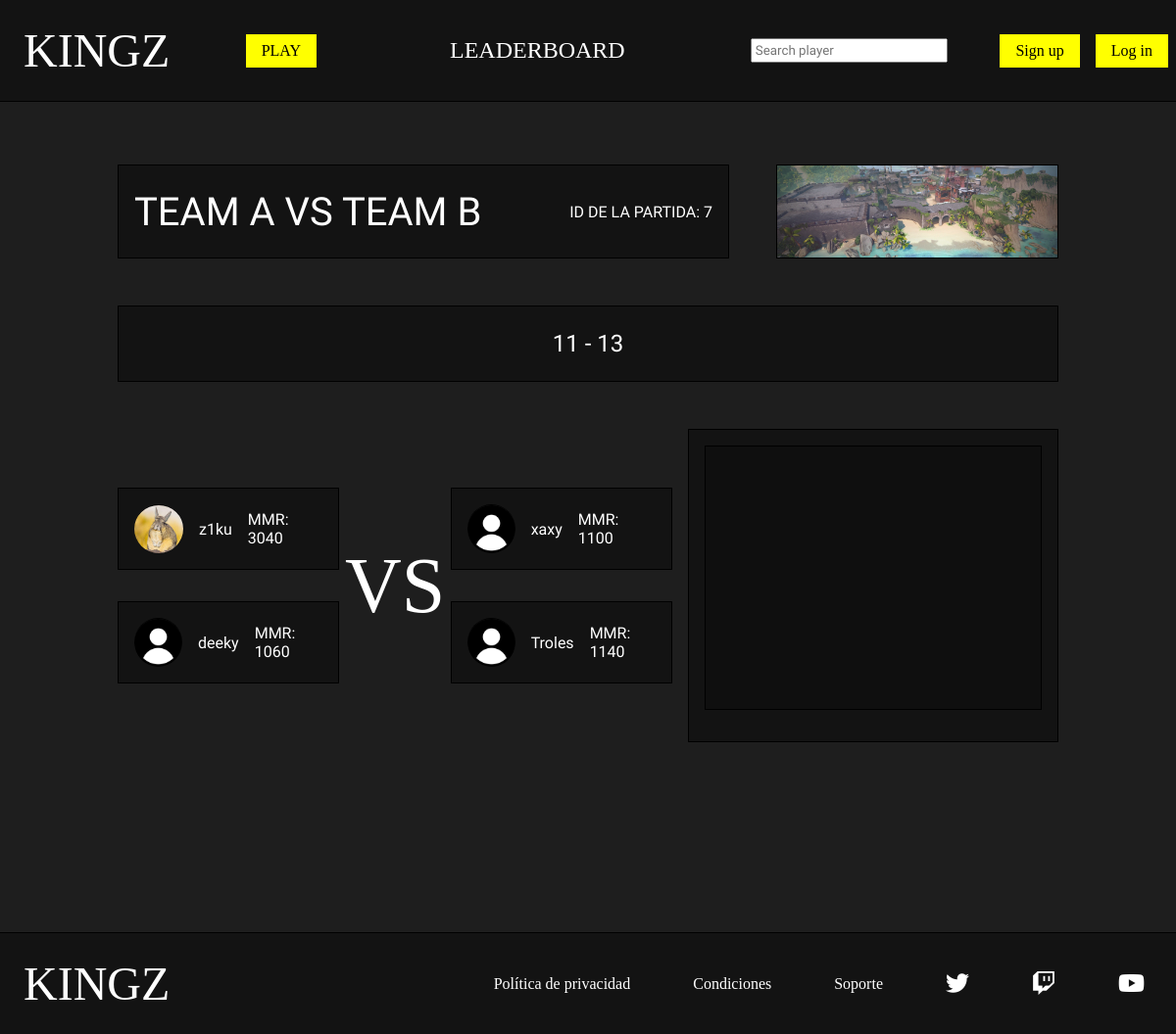
Page /php/match.php?id_partida=7 on the committed database.
### tables this page shows
CREATE TABLE `mapa` (
  `id` bigint(20) UNSIGNED NOT NULL,
  `nombre` varchar(50) NOT NULL,
  `foto` varchar(50) NOT NULL,
  `estado` tinyint(1) UNSIGNED NOT NULL
);

CREATE TABLE `partida` (
  `id` bigint(20) UNSIGNED NOT NULL,
  `resultado_a` int(2) UNSIGNED DEFAULT NULL,
  `resultado_b` int(2) UNSIGNED DEFAULT NULL,
  `fecha` date NOT NULL,
  `estado` tinyint(1) UNSIGNED NOT NULL,
  `id_mapa` bigint(20) UNSIGNED DEFAULT NULL
);

CREATE TABLE `participa` (
  `id_usuario` bigint(20) UNSIGNED NOT NULL,
  `id_partida` bigint(20) UNSIGNED NOT NULL,
  `equipo` char(1) NOT NULL
);

CREATE TABLE `usuario` (
  `id` bigint(20) UNSIGNED NOT NULL,
  `nick` varchar(20) NOT NULL,
  `pass` varchar(100) NOT NULL,
  `correo` varchar(50) DEFAULT NULL,
  `foto` varchar(50) DEFAULT NULL,
  `mmr` int(5) UNSIGNED DEFAULT NULL,
  `estado` tinyint(1) UNSIGNED DEFAULT NULL,
  `en_partida` tinyint(1) UNSIGNED DEFAULT NULL,
  `buscando` tinyint(1) UNSIGNED DEFAULT NULL
);

### php/match.php (the view, shortened to what this page needs)
<?php
    require_once "funciones.php";
?>
<!DOCTYPE html>
<html lang="en">
<head>
    <link rel="stylesheet" href="../css/estilos.css">
    <link rel="stylesheet" href="https://cdnjs.cloudflare.com/ajax/libs/font-awesome/6.2.0/css/all.min.css" />
</head>
<body>
    <?php
        if(isset($_SESSION['nick']) && isset($_SESSION['pass'])){
            $nick=$_SESSION['nick'];
            $pass=$_SESSION['pass'];
            $esAdmin=comprobarAdmin($nick,$pass);
            if($esAdmin){
                headerAdmin();
                $tipo_usu="admin";
            }else{
                headerPlayer();
                $tipo_usu="player";
            }
        }else{
            headerGuest();
            $tipo_usu="guest";
        }
    ?>
    <main>
        <section id="partido" class="seccion">
            <?php
                $id_partida=$_GET['id_partida'];
                $datos_partida=partido_por_id($id_partida);
                $jugadores=obtener_jugadores_partida($id_partida);
            ?>
            <div id="cabecera_partido">
                <div id="nombre_equipos">
                    <span>TEAM A VS TEAM B</span>
                    <?php
                        echo "<p>ID DE LA PARTIDA: $id_partida</p>";
                    ?>
                </div>
                <?php
                    if($datos_partida['id_mapa']!=null) {
                        $con = conectarServidor();
                        $buscar_foto=$con->query("SELECT foto from mapa where id=$datos_partida[id_mapa]");
                        $fila=$buscar_foto->fetch_array(MYSQLI_ASSOC);
                        echo '<img src="../img/mapa/'.$fila['foto'].'" alt="" id="foto_mapa">';
                    }
                ?>
            </div>
            <?php
                if($datos_partida['estado']==1){
                    if($datos_partida['resultado_a']!=null && $datos_partida['resultado_b']!=null){
                        echo '<div id="contenedorResultado">
                            <p>'.$datos_partida['resultado_a'].' - '.$datos_partida['resultado_b'].'</p>
                        </div>';
                    }
                }
            ?>
            <div id="cuerpo_partido">
                <div id="equipos">
                    <div class="equipo">
                        <?php
                            for($i=0;$i<count($jugadores);$i++){
                                if($jugadores[$i]["equipo"]=='A'){
                                    if($jugadores[$i]["foto"]!=null){
                                        $foto_jugador=$jugadores[$i]['foto'];
                                    }else{
                                        $foto_jugador="jugador.png";
                                    }
                                    echo '<div class="partido_player">
                                    <img src="../img/jugador/'.$foto_jugador.'" alt="">
                                    <div>
                                        <span class="player_nombre"><a href="ver_perfil.php?id_player='.$jugadores[$i]['id'].'">'.$jugadores[$i]['nick'].'</a></span>
                                        <span>MMR: '.$jugadores[$i]["mmr"].'</span>
                                    </div>
                                    </div>';
                                }
                            }
                        ?>
                    </div>
                    <div>
                        <span id="versus">VS</span>
                    </div>
                    <div class="equipo">
                        <?php
                            for($i=0;$i<count($jugadores);$i++){
                                if($jugadores[$i]["equipo"]=='B'){
                                    if($jugadores[$i]["foto"]!=null){
                                        $foto_jugador=$jugadores[$i]['foto'];
                                    }else{
                                        $foto_jugador="jugador.png";
                                    }
                                    echo '<div class="partido_player">
                                    <img src="../img/jugador/'.$foto_jugador.'" alt="">
                                    <div>
                                        <span class="player_nombre"><a href="ver_perfil.php?id_player='.$jugadores[$i]['id'].'">'.$jugadores[$i]['nick'].'</a></span>
                                        <span>MMR: '.$jugadores[$i]["mmr"].'</span>
                                    </div>
                                    </div>';
                                }
                            }
                        ?>
                    </div>
                </div>
                <div id="chat_partido">
                    <div id="caja_mensajes">
                    </div>
                </div>
            </div>
        </section>
    </main>
</body>
</html>

### css/estilos.css (style rules this page uses)
* { box-sizing: border-box; }
body { margin: 0%; background-color: #1e1e1e; font-family: 'Play', sans-serif; color: white; }
img { max-width: 100%; }
.seccion { width: 80%; margin: 4rem auto; min-height: 90vh; display: flex; flex-direction: column; }
#partido { display: flex; flex-direction: column; align-items: center; color: white; }
#cabecera_partido { display: flex; height: 6rem; width: 100%; margin-bottom: 3rem; }
#nombre_equipos { width: 70%; display: flex; align-items: center; justify-content: space-between; background-color: #131313; border: 1px solid black; margin-right: 3rem; }
#nombre_equipos>span { font-size: 2.5rem; margin: 1rem; }
#nombre_equipos>p { margin: 1rem; }
#cabecera_partido img { width: 30%; object-fit: cover; border: 1px solid black; }
#contenedorResultado { width: 100%; display: flex; align-items: center; justify-content: center; background-color: #131313; border: 1px solid black; margin-bottom: 3rem; }
#contenedorResultado p { font-size: 1.5rem; }
#cuerpo_partido { display: flex; width: 100%; margin-bottom: 3rem; }
#equipos { display: flex; align-items: center; justify-content: space-between; width: 60%; }
.equipo { display: flex; flex-direction: column; align-items: center; width: 40%; }
.partido_player { background-color: #131313; border: 1px solid black; padding: 1rem; margin: 1rem 0rem; display: flex; align-items: center; width: 100%; }
.partido_player a { text-decoration: none; color: white; }
.partido_player img { width: 50px; height: 50px; object-fit: cover; border-top: 1px solid black; margin-right: 1rem; border-radius: 100%; }
.partido_player>div { width: 100%; display: flex; align-items: center; justify-content: space-between; }
.player_nombre { margin-right: 1rem; }
#versus { font-family: "Jeju"; font-size: 5rem; }
#chat_partido { display: flex; flex-direction: column; width: 40%; height: 40vh; background-color: #131313; border: 1px solid black; padding: 1rem; margin-left: 1rem; }
#caja_mensajes { background-color: #0f0f0f; border: 1px solid black; padding: 1rem; margin-bottom: 1rem; height: 100%; overflow-y: scroll; }

### rows in the picture
mapa: foto (picture)
partida: resultado_a "11", resultado_b "13"
participa: id_usuario.foto (picture), id_usuario.nick "z1ku", id_usuario.mmr "3040"
participa: shows a picture, id_usuario.nick "deeky", id_usuario.mmr "1060"
participa: id_usuario.nick "xaxy", id_usuario.mmr "1100"
participa: id_usuario.nick "Troles", id_usuario.mmr "1140"

### other values in the picture
$id_partida "7"
